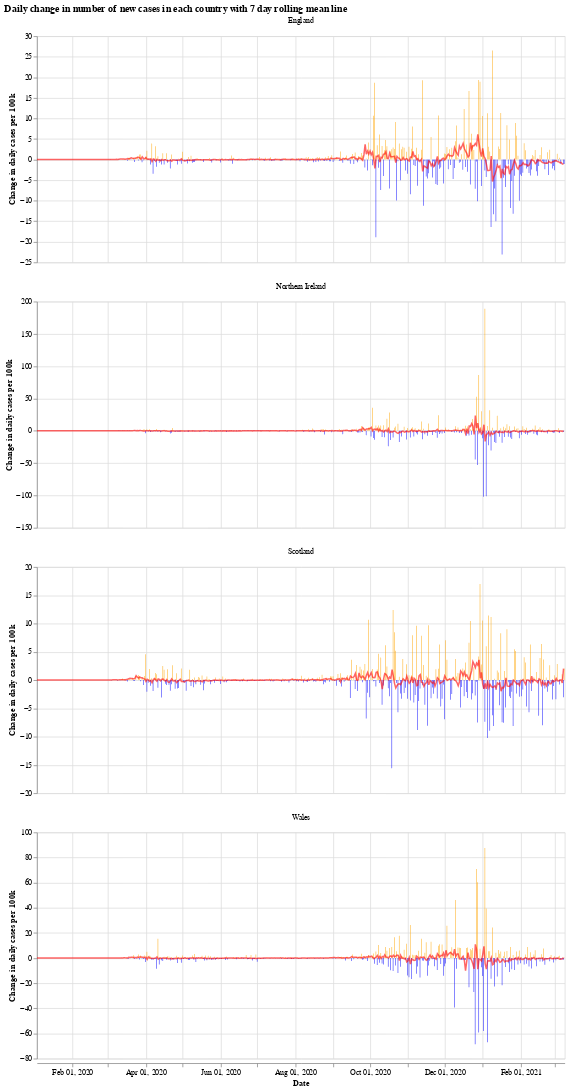

Notebook cell for this chart:
### Markdown cell above
We will use the Python library `Altair` for visualising the data, see the [altair docs](https://altair-viz.github.io/) for more information.

First we have a graph which shows the daily change in the number of new cases for each country. This number jumps up and down all over the place, which is likely due to delay in reporting of new cases over the weekend. Another interesting thing is that it looks like the daily cases in Wales experienced a much shorter period of calm over the summer (calm in the sense of daily cases not jumping up and down).

The orange bars are days when the number of new cases (per 100k population) was more than the previous day, while the blue are days when the number of new cases dropped. The red line is the 7 day moving average. 

When the moving average line is below 0, it means that there is a consistent drop in new cases. We can see this clearly happening around the times that lockdowns were introduced (though, to varying degrees). I will update the graphs soon with a marker of when each lockdown started.

### Code cell
# collapse
import altair as alt

bars = alt.Chart(uk_cases).mark_bar().encode(
    x=alt.X("yearmonthdate(date):T", axis=alt.Axis(title='Date')),
    y=alt.Y("casesChangeRate:Q", axis=alt.Axis(title='Change in daily cases per 100k')),
    tooltip='casesChange',
    color=alt.condition(
        alt.datum.casesChangeRate > 0,
        alt.value("orange"),  # The positive color
        alt.value("blue")  # The negative color
    )
).properties(title='Daily change in number of new cases with 7 day rolling mean',width=700).interactive()

line = alt.Chart(uk_cases).mark_line(
    color='red',
    size=2,
    opacity=0.6
).transform_window(
    rolling_mean='mean(casesChangeRate)',
    frame=[0, 7],
    groupby=['areaName']
).encode(
    x='yearmonthdate(date):T',
    y='rolling_mean:Q'
)

alt.layer(bars, line, data=uk_cases).facet(alt.Column(
    'areaName', title=''), columns=1).resolve_scale(y='independent').properties(title='Daily change in number of new cases in each country with 7 day rolling mean line')

### Figure 1 — Vega-Lite specification as saved in the notebook (floating-point values rounded to 4 significant figures; data arrays with more than 128 entries replaced by an {"elided": "..."} marker saying what was removed)
{"config": {"view": {"continuousWidth": 400, "continuousHeight": 300}}, "data": {"name": "data-0c2e4f12a9b2d44a362573d236a1775b"}, "facet": {"type": "nominal", "field": "areaName", "title": ""}, "spec": {"layer": [{"mark": "bar", "encoding": {"color": {"condition": {"value": "orange", "test": "(datum.casesChangeRate > 0)"}, "value": "blue"}, "tooltip": {"type": "quantitative", "field": "casesChange"}, "x": {"type": "temporal", "axis": {"title": "Date"}, "field": "date", "timeUnit": "yearmonthdate"}, "y": {"type": "quantitative", "axis": {"title": "Change in daily cases per 100k"}, "field": "casesChangeRate"}}, "selection": {"selector001": {"type": "interval", "bind": "scales", "encodings": ["x", "y"]}}, "title": "Daily change in number of new cases with 7 day rolling mean", "width": 700}, {"mark": {"type": "line", "color": "red", "opacity": 0.6, "size": 2}, "encoding": {"x": {"type": "temporal", "field": "date", "timeUnit": "yearmonthdate"}, "y": {"type": "quantitative", "field": "rolling_mean"}}, "transform": [{"window": [{"op": "mean", "field": "casesChangeRate", "as": "rolling_mean"}], "frame": [0, 7], "groupby": ["areaName"]}]}]}, "columns": 1, "resolve": {"scale": {"y": "independent"}}, "title": "Daily change in number of new cases in each country with 7 day rolling mean line", "$schema": "https://vega.github.io/schema/vega-lite/v4.8.1.json", "datasets": {"data-0c2e4f12a9b2d44a362573d236a1775b": {"elided": "1724 records"}}}
